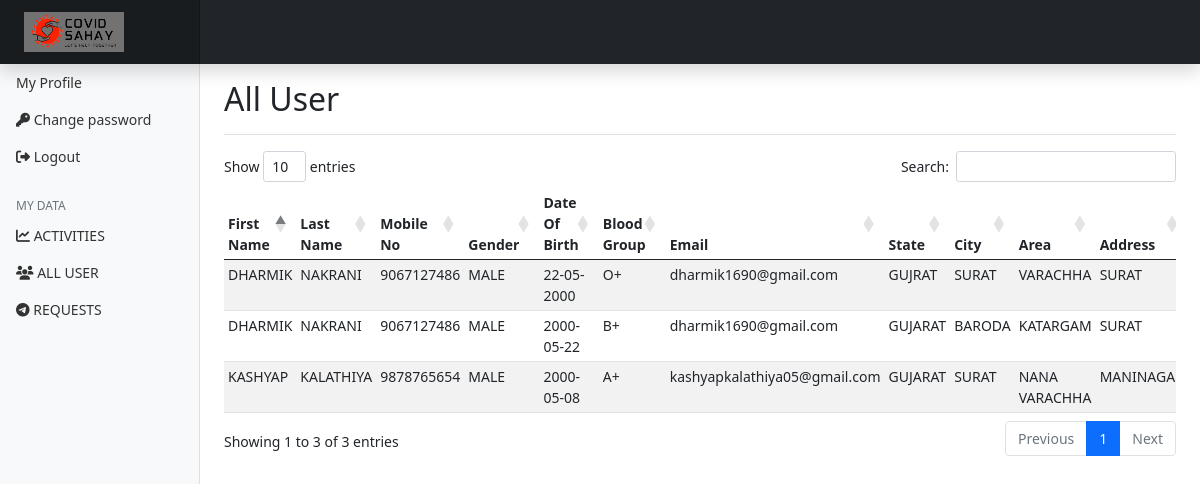
/myadmin/alluser (signed in), run on an earlier commit of the app's database.
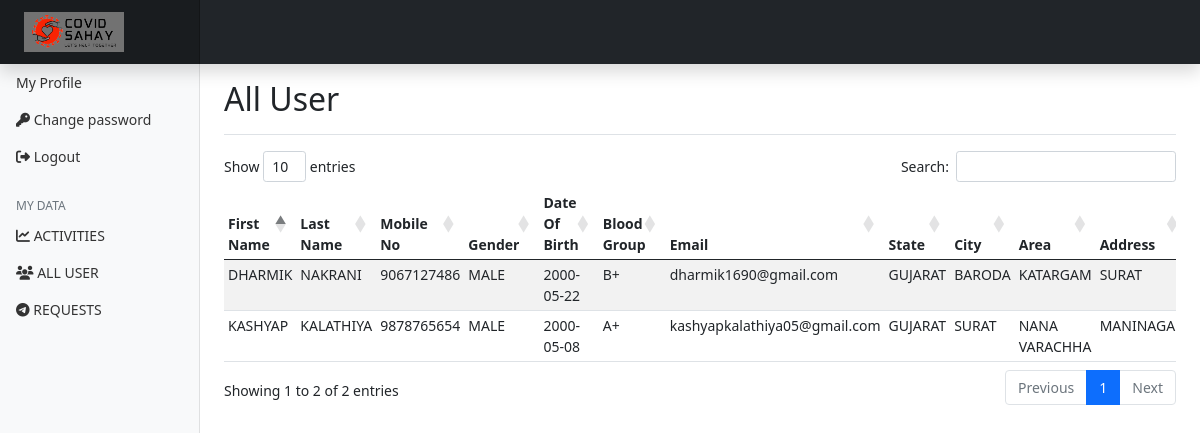
And on a later commit of the database.
### user/models.py (models this page shows)
class User(models.Model):
   fName = models.CharField(max_length=20, null=True)
   lName = models.CharField(max_length=20, null=True)
   mono = models.BigIntegerField(null=True)
   gender = models.CharField(max_length=10, null=True)
   dob = models.CharField(max_length=10, null=True)
   bGrp = models.CharField(max_length=10, null=True)
   email = models.CharField(max_length=30, null=True)
   state = models.CharField(max_length=20, null=True)
   city = models.CharField(max_length=20, null=True)
   area = models.CharField(max_length=20, null=True)
   add = models.CharField(max_length=50, null=True)
   pwd = models.CharField(max_length=50, null=True)

### myadmin/views.py (the view)
# urls.py: path('/alluser', django_admin_alluser, name='alluser'),
def django_admin_alluser(request):
     aId=request.session['admin_id']
     aDetail= MyAdmin.objects.get(id=aId)
     data = User.objects.all()
     context={
          "aId":aDetail.aName,
          "alldata":data
     }
     return render(request,'Myadmin_panel/alluser.html',context)

### template/Myadmin_panel/alluser.html (shortened to what this page needs)
{% extends 'Myadmin_panel/header.html' %}
{% load static %}
{% get_static_prefix as STATFILE %}
{% block 'content' %}
<div class="d-flex justify-content-between flex-wrap flex-md-nowrap align-items-center pt-3 pb-2 mb-3 border-bottom">
    <h2>All User</h2>
  </div>
  <div class="table-responsive" >
    <table class="table table-striped table-sm" id="mytable">
      <thead>
        <tr>
          <th scope="col">First Name</th>
          <th scope="col">Last Name</th>
          <th scope="col">Mobile No</th>
          <th scope="col">Gender</th>
          <th scope="col">Date Of Birth</th>
          <th scope="col">Blood Group</th>
          <th scope="col">Email</th>
          <th scope="col">State</th>
          <th scope="col">City</th>
          <th scope="col">Area</th>
          <th scope="col">Address</th>
        </tr>
      </thead>
      <tbody>
        {% for all in alldata %}
        <tr>
          <td>{{all.fName |upper}}</td>
          <td>{{all.lName |upper}}</td>
          <td>{{all.mono |upper}}</td>
          <td>{{all.gender |upper}}</td>
          <td>{{all.dob |upper}}</td>
          <td>{{all.bGrp |upper}}</td>
          <td>{{all.email |lower}}</td>
          <td>{{all.state |upper}}</td>
          <td>{{all.city |upper}}</td>
          <td>{{all.area |upper}}</td>
          <td>{{all.add |upper}}</td>
        </tr>
        {% endfor %}
      </tbody>
    </table>
  </div>
{% endblock 'content' %}
{% block 'extrajs' %}
<link rel="stylesheet" href="https://cdn.datatables.net/1.10.21/css/dataTables.bootstrap4.min.css">
{% endblock 'extrajs' %}

What changed in the data, as far as the page shows it:
removed User: fName "DHARMIK", lName "NAKRANI", mono "9067127486", gender "MALE", dob "22-05-2000", bGrp "O+", email "dharmik1690@gmail.com", state "GUJRAT", city "SURAT", area "VARACHHA", add "SURAT"
Also different on the page:
text written by a page script: "Show entries Search: Showing 1 to 3 of 3 entries Previous 1 Next" → "Show entries Search: Showing 1 to 2 of 2 entries Previous 1 Next"
